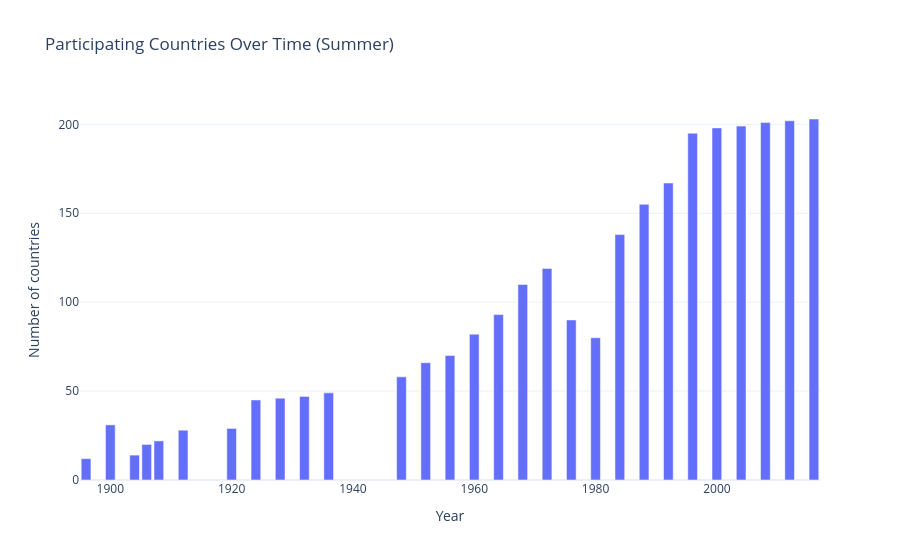
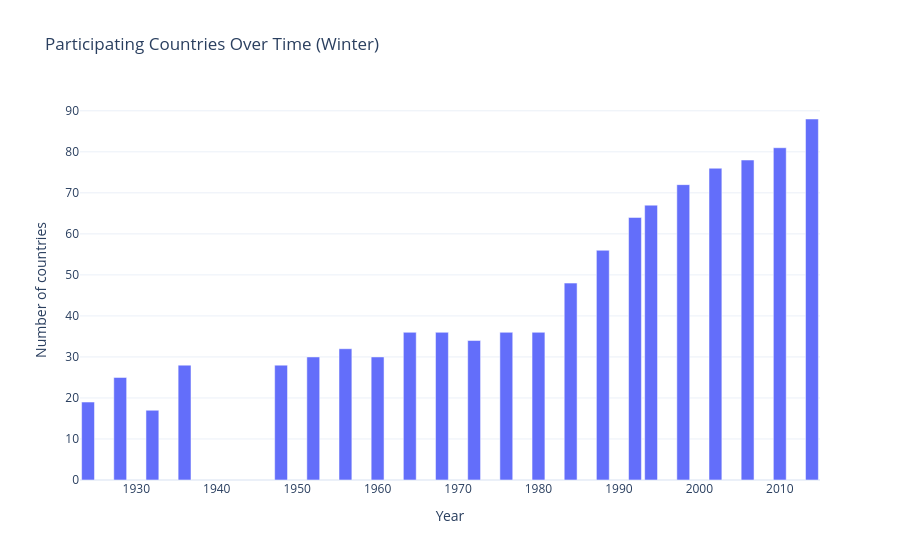

The notebook cell these images were saved under, in order:
### Code cell
plot_countries("Summer")
plot_countries("Winter")

### Figure 1 — Plotly figure (JSON) as saved in the notebook; plotly's stock layout.template omitted (floating-point values rounded to 4 significant figures)
{"data": [{"customdata": [[12, "Australia, Austria, Denmark, France, Germany, Greece, Hungary, Italy, Sweden, Switzerland, UK, USA"], [19, "Argentina, Belgium, Brazil, Canada, Colombia, Cuba, Czech Republic, Haiti, India, Iran, Luxembourg, Mexico, Netherlands, New Zealand, Norway, Peru, Romania, Russia, Spain"], [1, "South Africa"], [3, "Egypt, Finland, Turkey"], [1, "Iceland"], [5, "Chile, Japan, Poland, Portugal, Serbia"], [2, "Estonia, Monaco"], [7, "Bulgaria, Ecuador, Ireland, Latvia, Lithuania, Philippines, Uruguay"], [3, "Malta, Panama, Zimbabwe"], [4, "China, El Salvador, Guatemala, Venezuela"], [5, "Afghanistan, Bermuda, Boliva, Costa Rica, Liechtenstein"], [11, "Guyana, Iraq, Jamaica, Lebanon, Myanmar, Pakistan, Puerto Rico, South Korea, Sri Lanka, Syria, Trinidad"], [8, "Bahamas, Curacao, Ghana, Indonesia, Israel, Nigeria, Thailand, Vietnam"], [8, "Cambodia, Ethiopia, Fiji, Kenya, Liberia, Malaysia, Taiwan, Uganda"], [4, "Morocco, San Marino, Sudan, Tunisia"], [14, "Algeria, Cameroon, Chad, Dominican Republic, Ivory Coast, Madagascar, Mali, Mongolia, Nepal, Niger, Republic of Congo, Senegal, Tanzania, Zambia"], [13, "Barbados, Belize, Central African Republic, Democratic Republic of the Congo, Guinea, Honduras, Kuwait, Libya, Nicaragua, Paraguay, Sierra Leone, Suriname, Virgin Islands, US"], [11, "Albania, Benin, Burkina Faso, Gabon, Lesotho, Malawi, North Korea, Saudi Arabia, Somalia, Swaziland, Togo"], [4, "Andorra, Antigua, Cayman Islands, Papua New Guinea"], [7, "Angola, Botswana, Cyprus, Jordan, Laos, Mozambique, Seychelles"], [18, "Bahrain, Bangladesh, Bhutan, Djibouti, Equatorial Guinea, Gambia, Grenada, Mauritania, Mauritius, Oman, Qatar, Rwanda, Samoa, Solomon Islands, Tonga, United Arab Emirates, Virgin Islands, British, Yemen"], [7, "American Samoa, Aruba, Cook Islands, Guam, Maldives, Saint Vincent, Vanuatu"], [5, "Bosnia and Herzegovina, Croatia, Individual Olympic Athletes, Namibia, Slovenia"], [24, "Armenia, Azerbaijan, Belarus, Brunei, Burundi, Cape Verde, Comoros, Dominica, Georgia, Guinea-Bissau, Kazakhstan, Kyrgyzstan, Macedonia, Moldova, Nauru, Palestine, Saint Kitts, Saint Lucia, Sao Tome and Principe, Slovakia, Tajikistan, Turkmenistan, Ukraine, Uzbekistan"], [3, "Eritrea, Micronesia, Palau"], [2, "Kiribati, Timor-Leste"], [2, "Marshall Islands, Montenegro"], [0, "None"], [2, "Kosovo, South Sudan"]], "hovertemplate": "<b>Year:</b> %{x}<br><b>Total countries:</b> %{y}<br><b>New countries added:</b> %{customdata[0]}<br><b>Which ones:</b> %{customdata[1]}<extra></extra>", "name": "Participating countries", "type": "bar", "x": [1896, 1900, 1904, 1906, 1908, 1912, 1920, 1924, 1928, 1932, 1936, 1948, 1952, 1956, 1960, 1964, 1968, 1972, 1976, 1980, 1984, 1988, 1992, 1996, 2000, 2004, 2008, 2012, 2016], "y": [12, 31, 14, 20, 22, 28, 29, 45, 46, 47, 49, 58, 66, 70, 82, 93, 110, 119, 90, 80, 138, 155, 167, 195, 198, 199, 201, 202, 203]}], "layout": {"hoverlabel": {"align": "left"}, "title": {"text": "Participating Countries Over Time (Summer)"}, "xaxis": {"title": {"text": "Year"}}, "yaxis": {"title": {"text": "Number of countries"}}}}

### Figure 2 — Plotly figure (JSON) as saved in the notebook; plotly's stock layout.template omitted (floating-point values rounded to 4 significant figures)
{"data": [{"customdata": [[19, "Australia, Austria, Belgium, Canada, Czech Republic, Finland, France, Hungary, India, Italy, Latvia, Nepal, Norway, Poland, Serbia, Sweden, Switzerland, UK, USA"], [9, "Argentina, Estonia, Germany, Japan, Lithuania, Luxembourg, Mexico, Netherlands, Romania"], [0, "None"], [5, "Bulgaria, Greece, Liechtenstein, Spain, Turkey"], [5, "Chile, Denmark, Iceland, Lebanon, South Korea"], [2, "New Zealand, Portugal"], [3, "Boliva, Iran, Russia"], [1, "South Africa"], [2, "Mongolia, North Korea"], [1, "Morocco"], [2, "Philippines, Taiwan"], [2, "Andorra, San Marino"], [3, "China, Costa Rica, Cyprus"], [5, "Egypt, Monaco, Puerto Rico, Senegal, Virgin Islands, British"], [6, "Curacao, Fiji, Guam, Guatemala, Jamaica, Virgin Islands, US"], [8, "Algeria, Bermuda, Brazil, Croatia, Honduras, Ireland, Slovenia, Swaziland"], [13, "American Samoa, Armenia, Belarus, Bosnia and Herzegovina, Georgia, Israel, Kazakhstan, Kyrgyzstan, Moldova, Slovakia, Trinidad, Ukraine, Uzbekistan"], [5, "Azerbaijan, Kenya, Macedonia, Uruguay, Venezuela"], [3, "Cameroon, Tajikistan, Thailand"], [3, "Albania, Ethiopia, Madagascar"], [6, "Cayman Islands, Colombia, Ghana, Montenegro, Pakistan, Peru"], [8, "Dominica, Individual Olympic Athletes, Malta, Paraguay, Timor-Leste, Togo, Tonga, Zimbabwe"]], "hovertemplate": "<b>Year:</b> %{x}<br><b>Total countries:</b> %{y}<br><b>New countries added:</b> %{customdata[0]}<br><b>Which ones:</b> %{customdata[1]}<extra></extra>", "name": "Participating countries", "type": "bar", "x": [1924, 1928, 1932, 1936, 1948, 1952, 1956, 1960, 1964, 1968, 1972, 1976, 1980, 1984, 1988, 1992, 1994, 1998, 2002, 2006, 2010, 2014], "y": [19, 25, 17, 28, 28, 30, 32, 30, 36, 36, 34, 36, 36, 48, 56, 64, 67, 72, 76, 78, 81, 88]}], "layout": {"hoverlabel": {"align": "left"}, "title": {"text": "Participating Countries Over Time (Winter)"}, "xaxis": {"title": {"text": "Year"}}, "yaxis": {"title": {"text": "Number of countries"}}}}
